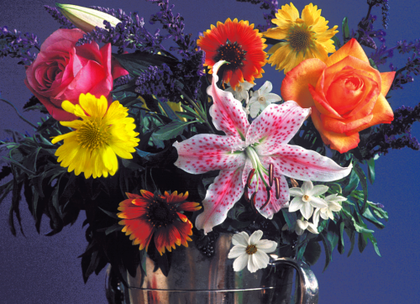
%> input picture Color_Processing/Pseudo_Color_Processing/flowers.tif, 420 x 304 px, shrunk from 500 x 362 before the run
$ octave --eval "result = Myrgb2hsi;"   (GNU Octave 9; MATLAB toolbox functions it lacks are replaced by stand-ins)
%> lines starting %> are read from the running program, lines starting %| are printed output that depends on the picture
function [Q S I] = Myrgb2hsi()

Irgb = im2double(imread('flowers.tif'));
r = Irgb(:,:,1);
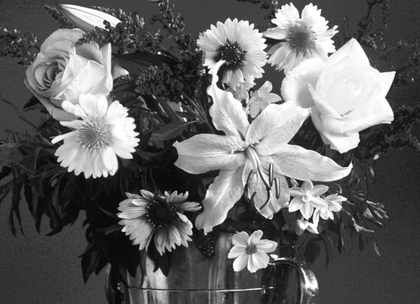
%> r: size 304x420 double; min 0.00392, max 1, mean 0.392
g = Irgb(:,:,2);
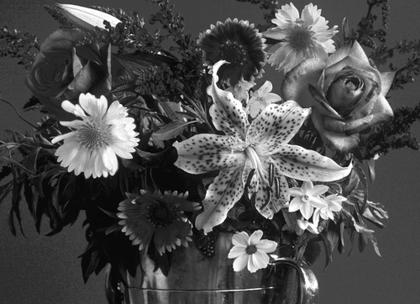
%> g: size 304x420 double; min 0.0118, max 1, mean 0.302
b = Irgb(:,:,3);
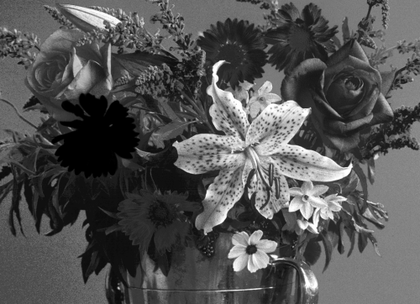
%> b: size 304x420 double; min 0, max 1, mean 0.328


for i = 1 : size(r,1)
    for j = 1 : size(r,2)

        rg = adjust((r(i,j) - g(i,j)));
        rb = adjust((r(i,j) - b(i,j)));
        gb = adjust((g(i,j) - b(i,j)));

        upH  = 0.5.*(rg+rb);
        lowH = (rg.^2 + rb.*gb).^0.5;
        div  = divide(upH,lowH);


        if b(i,j) <= g(i,j)
            Q(i,j) = acosd(div);
        else
            Q(i,j) = 360 - acosd(div);
        end
             a = min(r(i,j),g(i,j));
             S(i,j) = 1 - ((3./(r(i,j)+g(i,j)+b(i,j))).*(min(a,b(i,j))));
             I(i,j) = (1./3).*(r(i,j)+g(i,j)+b(i,j));
    end
end
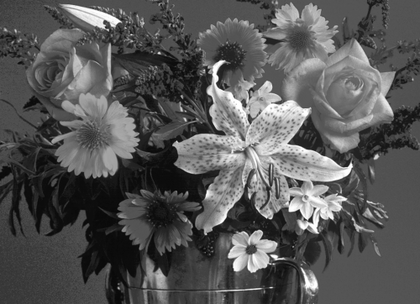
%> I: size 304x420 double; min 0.0235, max 1, mean 0.341
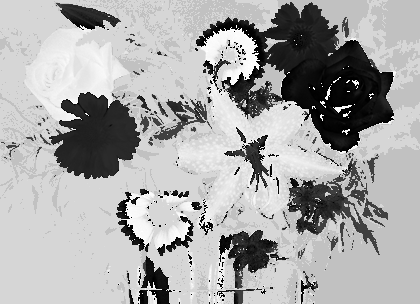
%> Q: size 304x420 double; min 0, max 356, mean 236.3; drawn with min black and max white
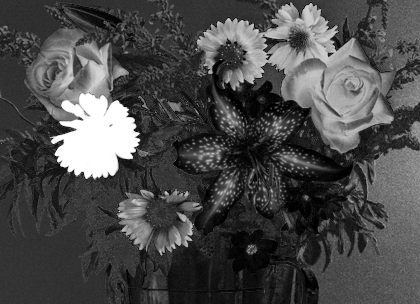
%> S: size 304x420 double; min 0, max 1, mean 0.291

subplot(2,2,1);
imshow(cat(3,Q./360,S,I),[]);
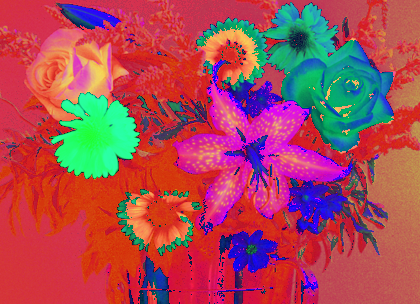
%> displayed picture: size 304x420x3, on the screen's scale of 0 to 255; mean R, G, B 167.5, 74.1, 86.8
title('HSI');

subplot(2,2,2);
imshow(Q./360,[]);
title('H component');

subplot(2,2,3);
imshow(S,[]);
title('S component');

subplot(2,2,4);
imshow(I,[]);
title('I component');

end

function gg = adjust(n)
    ac = n;
    if ac<0
        ac = 0;
    end
    gg = ac;
end

function div = divide(u,l)
    if l == 0
        l=1;
    end
    div = u./l;
end
